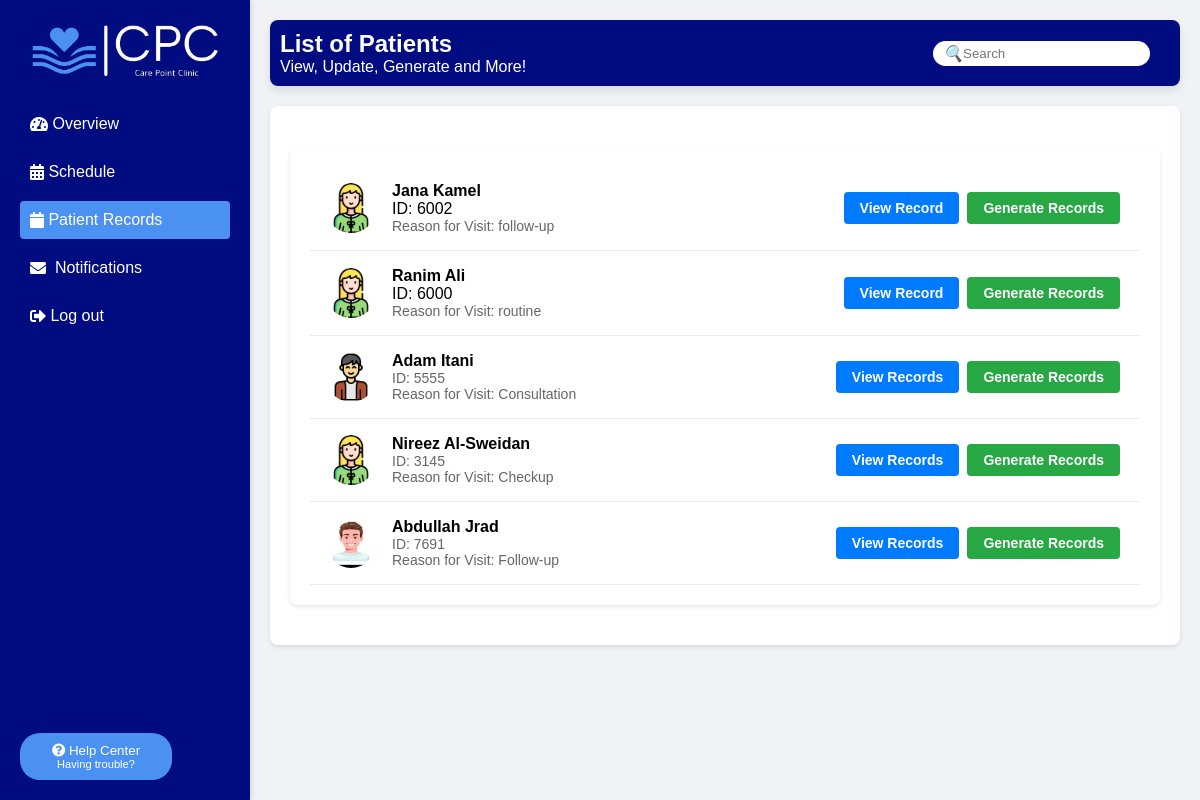
Page /dpatientrecords.php (signed in) on the committed database.
### tables this page shows
CREATE TABLE IF NOT EXISTS `appointments` (
  `appointmentid` int(11) NOT NULL,
  `id` int(11) DEFAULT NULL,
  `drid` int(11) DEFAULT NULL,
  `date` date DEFAULT NULL,
  `time` time DEFAULT NULL,
  `status` varchar(255) DEFAULT NULL,
  `reasonforvisit` varchar(255) DEFAULT NULL,
  `daily_schedule_id` int(11) DEFAULT NULL,
  PRIMARY KEY (`appointmentid`),
  KEY `id` (`id`),
  KEY `drid` (`drid`),
  KEY `daily_schedule_id` (`daily_schedule_id`)
);

CREATE TABLE IF NOT EXISTS `patient` (
  `id` int(100) NOT NULL,
  `name` varchar(100) NOT NULL,
  `gender` varchar(10) NOT NULL,
  `dob` date NOT NULL,
  `email` varchar(100) NOT NULL,
  `phone` int(20) NOT NULL,
  `insurance` tinyint(1) NOT NULL,
  PRIMARY KEY (`id`)
);

### dpatientrecords.php (the view, shortened to what this page needs)
<?php
$doctor_id = $_SESSION['doctor_id'];
$servername = "localhost";
$username = "root";
$password = "";
$database = "clinic";
$conn = new mysqli($servername, $username, $password, $database, "3308");
$sql = "SELECT appointments.id, patient.name,patient.gender, appointments.reasonforvisit, patient.id
        FROM appointments
        JOIN patient ON appointments.id = patient.id
        WHERE appointments.drid = ?";
$stmt = $conn->prepare($sql);
$stmt->bind_param("i", $doctor_id);
$stmt->execute();
$result = $stmt->get_result();
$patients = [];
while($row = $result->fetch_assoc()) {
    $patients[] = $row;
}
?>
<!DOCTYPE html>
<html lang="en">
<head>
<link rel="stylesheet" href="https://cdnjs.cloudflare.com/ajax/libs/font-awesome/5.15.3/css/all.min.css">
</head>
<body>
    <aside class="sidebar">
        <div class="logo">
            <img src="assets/images/logo.jpg" alt="HealthCare Logo">
        </div>
        <nav class="navigation">
            <a href="doverview.php"><i class="fas fa-tachometer-alt"></i>&nbsp;Overview</a>
            <a href="dschedule.php" ><i class="fas fa-calendar-alt"></i>&nbsp;Schedule</a>
            <a href="dpatientrecords.php" class="active"><i class="fas fa-calendar"></i>&nbsp;Patient Records</a>
            <a href="dnotifications.php"><i class="fas fa-envelope"></i>&nbsp; Notifications</a>
            <a href="index.php"><i class="fas fa-sign-out-alt"></i>&nbsp;Log out</a>
            <div class="help-center">
            <button>
                <i class="fas fa-question-circle"></i>
                Help Center
                <span>Having trouble?</span>
            </button>
            </div>
        </nav>
    </aside>
<div class="main-content">
  <header class="main-header">
    <div class="greeting">
        <h1>List of Patients</h1>
        <p>View, Update, Generate and More!</p>
    </div>
    <div class="search-and-user">
        <div class="search-container">
            <i class="search-icon">🔍</i>
            <input type="text" placeholder="Search">
        </div>
    </div>
  </header>
  <div class="list-container">
  <div class="list-container">
    <?php foreach ($patients as $patient): $patientID=$patient['id']?>
    <div class="patient-entry">
        <div class="patient-info">
        <?php
        $avatarPath = 'manAvatar.png';
        if (strtolower($patient['gender']) === 'female') {
            $avatarPath = 'images/womanAvatar.png';
        } elseif (strtolower($patient['gender']) === 'male') {
            $avatarPath = 'images/manAvatar.png';
        }
    ?>
            <img src="<?= $avatarPath ?>" alt="Patient Avatar">
            <div class="patient-details">
                <div class="patient-name"><?= htmlspecialchars($patient['name']) ?></div>
                <div class="patient-id">ID: <?= htmlspecialchars($patient['id']) ?></div>
                <div class="patient-reason">Reason for Visit: <?= htmlspecialchars($patient['reasonforvisit']) ?></div>
        </div></div>
        <div class="buttons-container">
            <a href="viewlabtestresult.php?id=<?= htmlspecialchars($patient['id']) ?>">
            <button class="button view-records">View Record</button></a>
            <button class="button generate-records">Generate Records</button>
        </div>
    </div>
    <?php endforeach; ?>
    <div class="patient-entry">
        <div class="patient-info">
          <img src="images/manAvatar.png" alt="Patient Avatar">
          <div class="patient-details">
            <div class="patient-name">Adam Itani</div>
            <div class="patient-gender">ID: 5555</div>
            <div class="patient-reason">Reason for Visit: Consultation</div>
          </div>
        </div>
        <div class="buttons-container">
          <button class="button view-records">View Records</button>
          <button class="button generate-records">Generate Records</button>
        </div>
    </div>
    <div class="patient-entry">
        <div class="patient-info">
        <img src="images/womanAvatar.png" alt="Patient Avatar">
        <div class="patient-details">
          <div class="patient-name">Nireez Al-Sweidan</div>
          <div class="patient-gender">ID: 3145</div>
          <div class="patient-reason">Reason for Visit: Checkup</div>
        </div>
      </div>
      <div class="buttons-container">
        <button class="button view-records">View Records</button>
        <button class="button generate-records">Generate Records</button>
       </div>
    </div>
    <div class="patient-entry">
        <div class="patient-info">
          <img src="images/Abdullah.png" alt="Patient Avatar">
          <div class="patient-details">
            <div class="patient-name">Abdullah Jrad</div>
            <div class="patient-gender">ID: 7691</div>
            <div class="patient-reason">Reason for Visit: Follow-up</div>
          </div>
        </div>
        <div class="buttons-container">
          <button class="button view-records">View Records</button>
          <button class="button generate-records">Generate Records</button>
        </div>
    </div>
</div>
</body>
</html>

### dpatientrecords.php (style rules this page uses)
* { box-sizing: border-box; margin: 0; padding: 0; font-family: Arial, sans-serif; }
html { height: 100%; font-family: 'Arial', sans-serif; background: #F0F2F5; }
body { display: flex; min-height: 100vh; font-family: 'Arial', sans-serif; background: #F0F2F5; margin: 0; }
.sidebar { width: 250px; background-color: #fff; padding: 20px; box-shadow: 2px 0 5px rgba(0, 0, 0, 0.1); }
.main-content { flex-grow: 1; padding: 20px; }
header { background-color: #FFFFFF; padding: 20px; border-radius: 8px; margin-bottom: 20px; box-shadow: 0 4px 8px 0 rgba(0, 0, 0, 0.1); display: flex; justify-content: space-between; align-items: center; }
.sidebar { width: 250px; background: #010C80; padding: 20px; height: 100vh; }
.sidebar .logo { text-align: center; padding-bottom: 20px; }
.sidebar img { max-width: 100%; height: auto; }
.sidebar .navigation { list-style: none; padding: 0; margin: 0; }
.sidebar .navigation a { display: flex; align-items: center; padding: 10px; color: #fff; text-decoration: none; border-radius: 4px; margin-bottom: 10px; transition: background-color 0.3s; }
img { width: 100%; height: 100%; border-radius: 10px; }
.sidebar .navigation a.active, .sidebar .navigation a:hover { background-color: #4B91F1; color: white; }
.sidebar .help-center { position: absolute; bottom: 20px; width: calc(16% - 40px); text-align: center; }
.sidebar .help-center button { background: #4B91F1; color: white; border: none; border-radius: 20px; padding: 10px; width: 100%; display: block; }
.sidebar .help-center button span { display: block; font-size: smaller; }
.greeting h1, .greeting p { margin: 0; }
.main-header { display: flex; justify-content: space-between; align-items: center; padding: 10px; background-color: #010C80; color: white; }
.greeting h1 { margin: 0; font-size: 1.5rem; }
.greeting p { margin: 0; }
.search-and-user { display: flex; align-items: center; }
.search-container { position: relative; margin-right: 20px; }
.search-icon, .notification-icon { position: absolute; top: 50%; transform: translateY(-50%); }
.search-icon { left: 10px; }
.search-container input { padding: 5px 10px 5px 30px; border-radius: 20px; border: none; }
.list-container { width: 100%; margin: 0 auto; background-color: #fff; border-radius: 8px; box-shadow: 0 2px 4px rgba(0, 0, 0, 0.1); overflow: hidden; padding: 20px; }
.patient-entry { display: flex; align-items: center; justify-content: space-between; padding: 16px; border-bottom: 1px solid #eaeaea; }
.patient-info { display: flex; align-items: center; }
.patient-info img { border-radius: 50%; margin-right: 16px; width: 50px; height: 50px; }
.patient-details { display: flex; flex-direction: column; }
.patient-name { font-size: 1rem; font-weight: bold; }
.patient-gender, .patient-reason { font-size: 0.875rem; color: #666; }
.buttons-container { display: flex; align-items: center; }
.button { text-align: center; padding: 8px 16px; margin: 0 4px; border: none; border-radius: 4px; font-size: 0.875rem; font-weight: bold; color: white; cursor: pointer; transition: background-color 0.3s; }
.view-records { background-color: #007bff; }
.generate-records { background-color: #28a745; }
.list-container { margin: 20px auto; background-color: #fff; }
.buttons-container { position: relative; }

### rows in the picture
appointments: patient.name "Jana Kamel", patient.id "6002", reasonforvisit "follow-up"
appointments: patient.name "Ranim Ali", patient.id "6000", reasonforvisit "routine"
